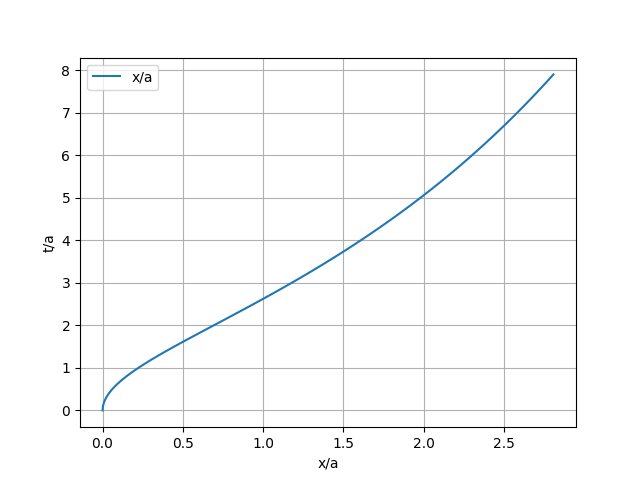

The Python source for this figure:
import matplotlib
matplotlib.use('TkAgg')
import matplotlib.pyplot as plt
import math
import numpy as np

def main():
    plt.figure()
    ax = plt.axes()
    t_a = np.arange(0, 8, 0.1)
    x_a = np.log((t_a/2)**2 + 1)
    plot(ax, x_a, t_a, "x/a")
    # plt.show()
    plt.savefig("ch8-6.png")

def plot(ax, x, y, label):
    ax.plot(x, y, label=label)
    ax.grid(visible=True)
    ax.legend()
    ax.set_xlabel("x/a")
    ax.set_ylabel("t/a")


if __name__ == "__main__":
    main()